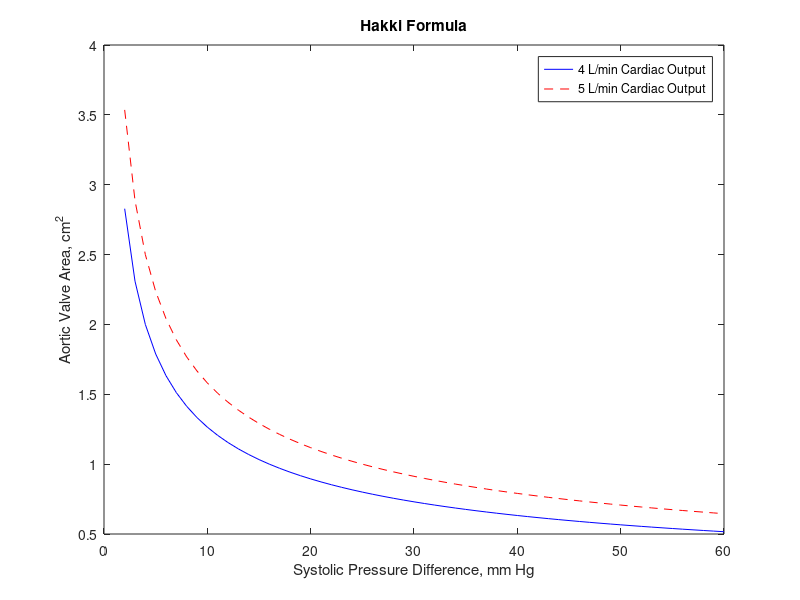

Source code (MATLAB):
% Math 5: Midterm
%
% Name: Aman Sirigineedi
% Date: 3/23/2026
clear; clc;

% ===========================================================
disp('Problem 1: Hakki Formula');
% ===========================================================
% Aortic valve area: Av = Q / sqrt(PG)
% Q  = cardiac output (L/min)
% PG = systolic pressure difference (mm Hg), 2 <= PG <= 60

PG = 2:60;
Av4 = 4 ./ sqrt(PG);   % curve for Q = 4 L/min
Av5 = 5 ./ sqrt(PG);   % curve for Q = 5 L/min

plot(PG, Av4, '-b', PG, Av5, '--r')
xlabel('Systolic Pressure Difference, mm Hg')
ylabel('Aortic Valve Area, cm^2')
title('Hakki Formula')
legend('4 L/min Cardiac Output', '5 L/min Cardiac Output')

% ===========================================================
disp('Problem 2: Course Grade Calculator');
% ===========================================================
% Grading scheme:
%   Quizzes (0-10 scale): drop lowest, average top 5 = 30% of grade
%   Midterms & Final (0-100 scale):
%     If midterm avg >= final: midterms = 50%, final = 20%
%     If final > midterm avg:  midterms = 20%, final = 50%
% Letter grades: A>=90, B>=80, C>=70, D>=60, E<60

for i = 1:2
    quizzes  = input('Please enter the quiz grades as a vector [x x x x x x]: ');
    midterms = input('Please enter the midterm grades as a vector [x x x]: ');
    final    = input('Please enter the final exam grade: ');

    % Drop lowest quiz, average top 5
    quizzes_sorted = sort(quizzes);          % ascending order
    quiz_avg = mean(quizzes_sorted(2:end));  % drop first (lowest)

    % Quiz contribution: quiz is on 0-10 scale, worth 30% of 0-100 grade
    % quiz_avg/10 * 100 * 0.30 = quiz_avg * 3
    quiz_contribution = quiz_avg * 3;

    % Midterm and final contributions
    midterm_avg = mean(midterms);
    if midterm_avg >= final
        course_grade = quiz_contribution + midterm_avg * 0.50 + final * 0.20;
    else
        course_grade = quiz_contribution + midterm_avg * 0.20 + final * 0.50;
    end

    % Assign letter grade
    if course_grade >= 90
        letter = 'A';
    elseif course_grade >= 80
        letter = 'B';
    elseif course_grade >= 70
        letter = 'C';
    elseif course_grade >= 60
        letter = 'D';
    else
        letter = 'E';
    end

    fprintf('The overall course grade is %.1f for a letter grade of %s\n\n', course_grade, letter);
end

% ===========================================================
disp('Problem 3: Taylor Series for cos(x)');
% ===========================================================
% cos(x) = sum_{n=0}^{inf} (-1)^n * x^(2n) / (2n)!
% Add terms until relative error E = |Sn - S_{n-1}| / |S_{n-1}| <= 0.000001

for i = 1:2
    deg = input('Please input an angle in degrees: ');
    x   = deg * pi / 180;   % convert degrees to radians

    S = 1;         % S_0 = first term (n=0): (-1)^0 * x^0 / 0! = 1
    n = 1;
    E = 1;         % initialize error large enough to enter loop

    while E > 0.000001
        an    = ((-1)^n) * x^(2*n) / factorial(2*n);  % nth term
        S_new = S + an;
        E     = abs(S_new - S) / abs(S);               % relative error
        S     = S_new;
        n     = n + 1;
    end

    fprintf('The value of cosine of %d degrees is %.8f\n\n', deg, S);
end
